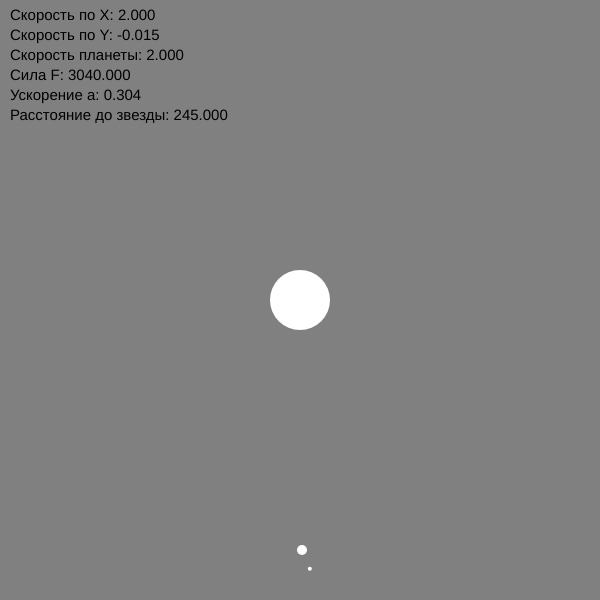
Frame 1 (no input)
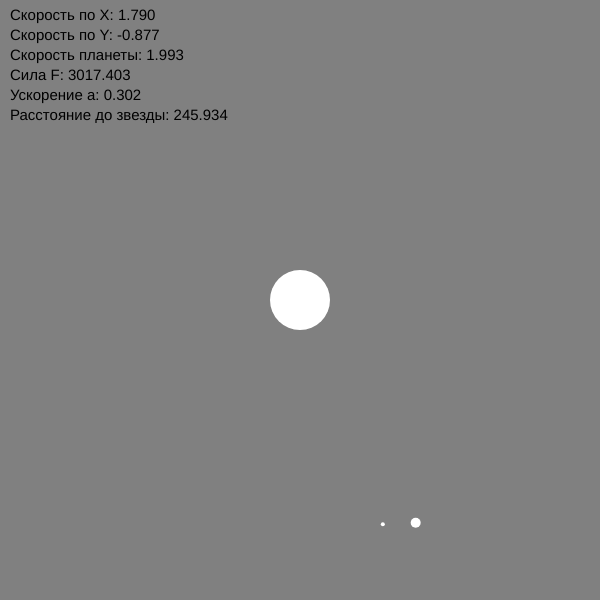
Frame 60 (no input)
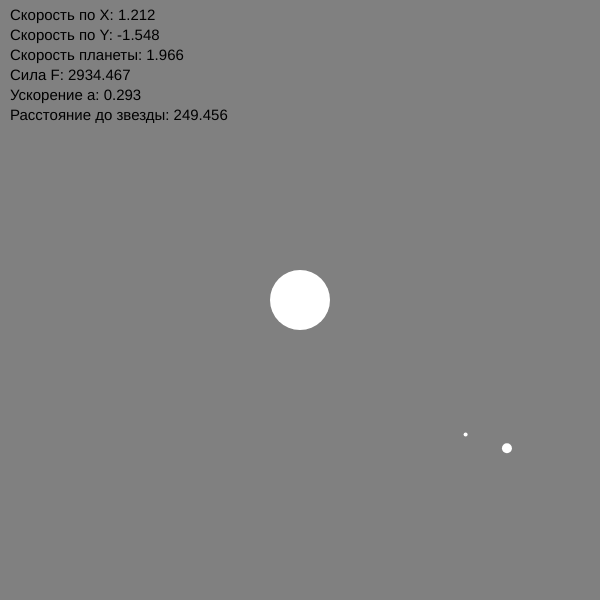
Frame 120 (the mouse pressed at the canvas centre since frame 60)

The p5.js sketch that drew these frames (run headless with seeded random() and noise() and a simulated clock; from frame 60 on, the mouse is pressed at the canvas centre):

// p5.js sketch
// ── sketch.js
const time = 20
function setup() 
{
  createCanvas(600, 600);

  sun = new astronomical_object(19000, 30, createVector(0, 0), createVector(0, 0))
  let r = random(sun.radius, 250)
  let theta = random(TWO_PI)
  theta = PI/2
  r = 250

  let v = sqrt(1 * (20000 / r) / time) 
  let v2 = sqrt(1 * (10000 / 20) / time) 
  console.log(v)
  let x = cos(theta) * v
  let y = sin(theta) * v
  console.log(x,y)

  planet_1 = new astronomical_object(10000, 5, createVector(r * cos(theta), r * sin(theta)), createVector(v, 0))

  planet_2 = new astronomical_object(2, 2, createVector((r * cos(theta)), 20 + (r * sin(theta))), createVector(v2 , 0))

  // planet_1 = new astronomical_object(2, 4, createVector(30, 298), createVector(2,3))

}

function draw() 
{
  frameRate(30)
  translate(600/2,600/2)
  background('grey');
  sun.gravity(planet_1)
  sun.gravity(planet_2)
  // planet_1.gravity(sun)
  planet_1.gravity(planet_2)

  planet_1.show()
  planet_1.info()
  planet_2.show()
  sun.show()
}

function astronomical_object (mass,radius, position, speed) 
{
  this.mass = mass
  this.radius = radius 
  this.position = position
  this.speed = speed
  this.bool = true
  let force 
  let acceleration 
  let r
  
  this.gravity = function (child)
  {
    child.r = dist(position.x, position.y, child.position.x, child.position.y)
    if(child.r>this.radius){
    let sin = (position.y - child.position.y) / child.r
    let cos = (position.x - child.position.x) / child.r
    child.force = 1 * (this.mass * child.mass / (child.r*child.r))
    child.acceleration = (child.force / child.mass) 

    child.speed.x += (cos * child.acceleration) / time
    child.speed.y += (sin * child.acceleration) / time
    // console.log(child.speed.x , child.speed.y , child.position.x, child.position.y)
    child.position.x += child.speed.x 
    child.position.y += child.speed.y 
    }
  }
  
  this.show = function () 
  {
    noStroke()
    ellipse(position.x, position.y, radius*2, radius*2)
  }


  this.info = function () 
  {
    let speed_x = this.speed.x.toFixed(3)
    let speed_y = this.speed.y.toFixed(3)
    let speed = sqrt(speed_x ** 2 + speed_y ** 2).toFixed(3)
    let force = this.force.toFixed(3)
    let acceleration = this.acceleration.toFixed(3)
    let r = (this.r - this.radius).toFixed(3)
    textSize(15);
    text("Скорость по X: " + speed_x, -290, -280)
    text("Скорость по Y: " + speed_y, -290, -260)
    text("Скорость планеты: " +  speed, -290, -240)
    text("Сила F: " +  force, -290, -220)
    text("Ускорение a: " + acceleration, -290, -200)
    text("Расстояние до звезды: " + r, -290, -180)
  }
  
}
